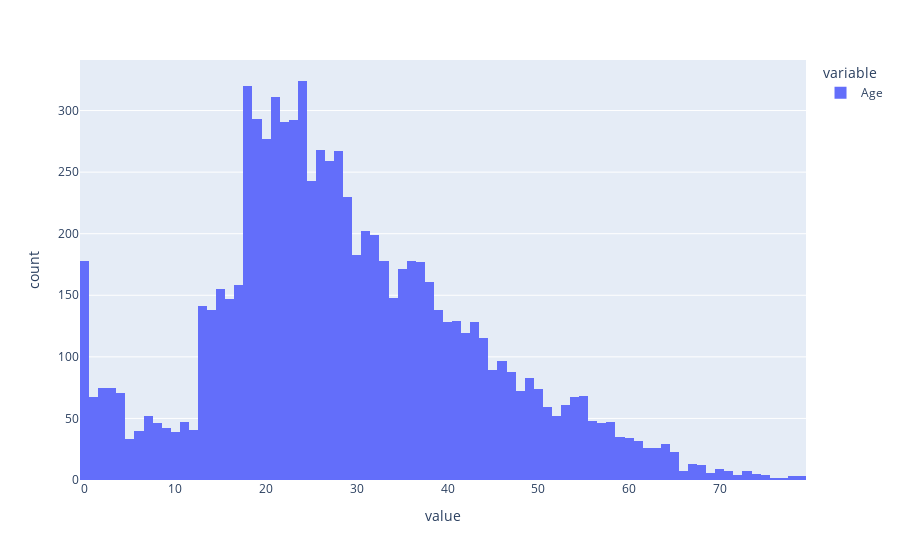

Notebook source saved alongside this figure:
### Code cell
age_data = train_data.sort_values("Age")
px.histogram(age_data["Age"])

### Figure 1 — Plotly figure (JSON) as saved in the notebook; plotly's stock layout.template omitted (floating-point values rounded to 4 significant figures; data arrays with more than 128 entries replaced by an {"elided": "..."} marker saying what was removed)
{"data": [{"alignmentgroup": "True", "bingroup": "x", "hovertemplate": "variable=Age<br>value=%{x}<br>count=%{y}<extra></extra>", "legendgroup": "Age", "marker": {"color": "#636efa", "pattern": {"shape": ""}}, "name": "Age", "offsetgroup": "Age", "orientation": "v", "showlegend": true, "type": "histogram", "x": {"elided": "8693 int values"}, "xaxis": "x", "yaxis": "y"}], "layout": {"barmode": "relative", "legend": {"title": {"text": "variable"}, "tracegroupgap": 0}, "margin": {"t": 60}, "xaxis": {"anchor": "y", "domain": [0, 1], "title": {"text": "value"}}, "yaxis": {"anchor": "x", "domain": [0, 1], "title": {"text": "count"}}}}
